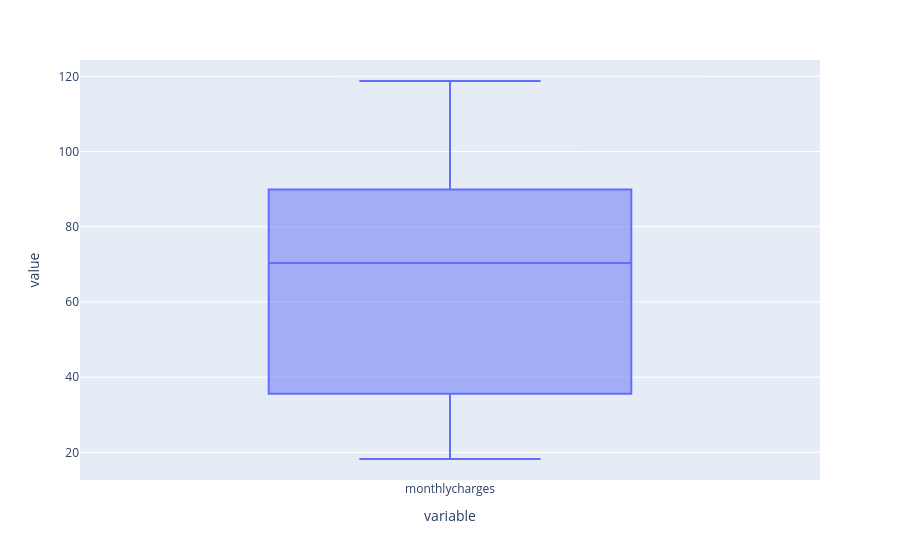

Here is the notebook cell this chart was saved with:
### Code cell
#MONTHLY CHARGES BOXPLOT in plotly express

px.box(df.monthlycharges)

### Figure 1 — Plotly figure (JSON) as saved in the notebook; plotly's stock layout.template omitted (floating-point values rounded to 4 significant figures; data arrays with more than 128 entries replaced by an {"elided": "..."} marker saying what was removed)
{"data": [{"alignmentgroup": "True", "hovertemplate": "variable=%{x}<br>value=%{y}<extra></extra>", "legendgroup": "", "marker": {"color": "#636efa"}, "name": "", "notched": false, "offsetgroup": "", "orientation": "v", "showlegend": false, "type": "box", "x": {"elided": "7032 str values"}, "x0": " ", "xaxis": "x", "y": {"elided": "7032 float values"}, "y0": " ", "yaxis": "y"}], "layout": {"boxmode": "group", "legend": {"tracegroupgap": 0}, "margin": {"t": 60}, "xaxis": {"anchor": "y", "domain": [0, 1], "title": {"text": "variable"}}, "yaxis": {"anchor": "x", "domain": [0, 1], "title": {"text": "value"}}}}
